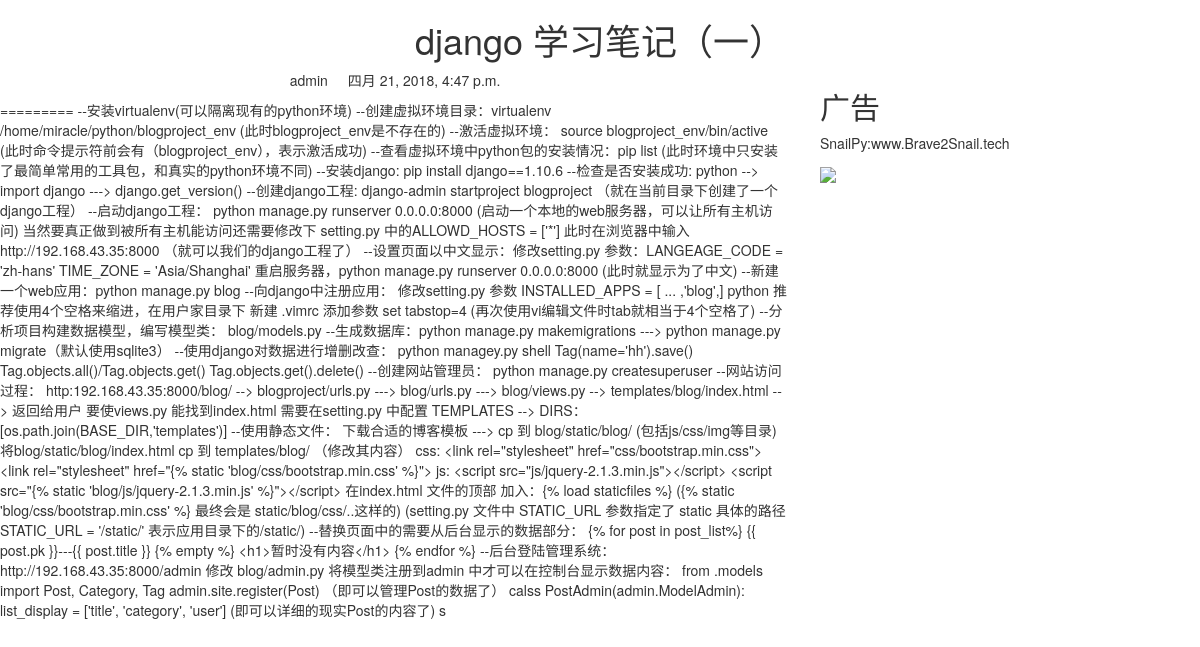
The app's page /blog/2/ with its own data.
### blog/models.py (models this page shows, shortened)
class BlogArticles(models.Model):
	title = models.CharField(max_length=100)
	author = models.ForeignKey(User, related_name='blog_posts')
	body = models.TextField()
	publish = models.DateTimeField(default=timezone.now)
	class Meta:
		ordering = ('-publish',)

### blog/views.py (the view)
# urls.py: url(r'(?P<article_id>\d)/$', views.blog_article, name='blog_detail'),
def blog_article(request, article_id):
	article = get_object_or_404(BlogArticles, id=article_id)
	return render(request, 'blog/content.html', {'article':article})

### templates/blog/content.html (shortened to what this page needs)
{% extends 'base.html' %}
{% block content %}
<div class='row text-center vertical-middle-sm'>
	<h1>{{ article.title }}</h1>
</div>
<div class='row'>
	<div class='col-xs-6 col-md-8'>
		<p class='text-center'><span>{{ article.author.username }}</span><span style='margin-left:20px'>{{ article.publish }}</span></p>
	<div>{{ article.body }}</div>
	</div>
	<div class='col-xs-6 col-md-4'>
       <h2>广告</h2>
       <p>SnailPy:www.Brave2Snail.tech</p>
       <img width='200px' src='http://cimage.tianjimedia.com/uploadImages/20160221155452786.jpg'>
    </div>
</div>
{% endblock %}

### records on screen
BlogArticles: title "django 学习笔记（一）", author.username "admin", publish "四月 21, 2018, 4:47 p.m.", body "========= --安装virtualenv(可以隔离现有的python环境) --创建虚拟环境目录：virtualenv /home/miracle/python/blogproject_env (此时blogproject_env是不存在的) --激活虚拟环境： source blogproject_env/bin/active (此时命令提示符前会有（blogproject_env），表示激活成功) --查看虚拟环境中python包的安装情况：pip list (此时环境中只安装了最简单常用的工具包，和真实的python环境不同) --安装django: pip install django==1.10.6 --检查是否安装成功: python --> import django ---> django.get_version() --创建django工程: django-admin startproject blogproject （就在当前目录下创建了一个django工程） --启动django工程： python manage.py runserver 0.0.0.0:8000 (启动一个本地的web服务器，可以让所有主机访问) 当然要真正做到被所有主机能访问还需要修改下 setting.py 中的ALLOWD_HOSTS = ['*'] 此时在浏览器中输入http://192.168.43.35:8000 （就可以我们的django工程了） --设置页面以中文显示：修改setting.py 参数：LANGEAGE_CODE = 'zh-hans'…"
